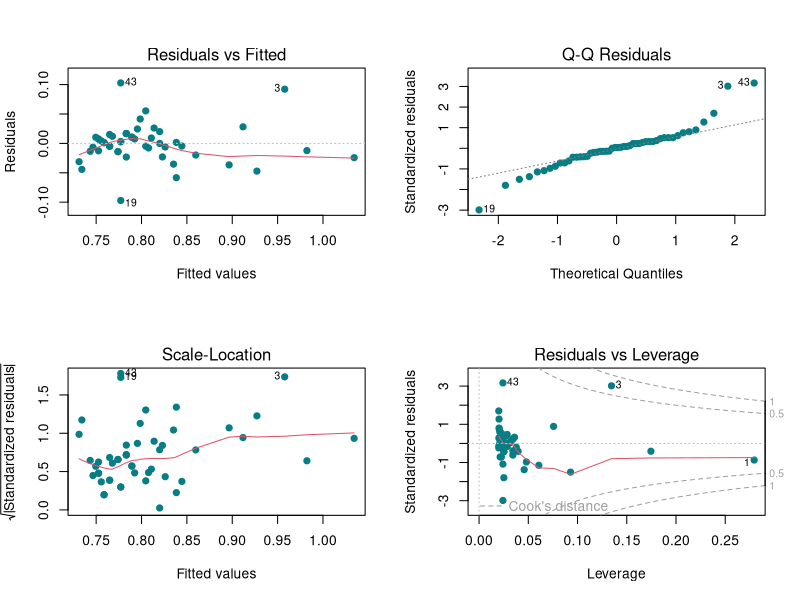
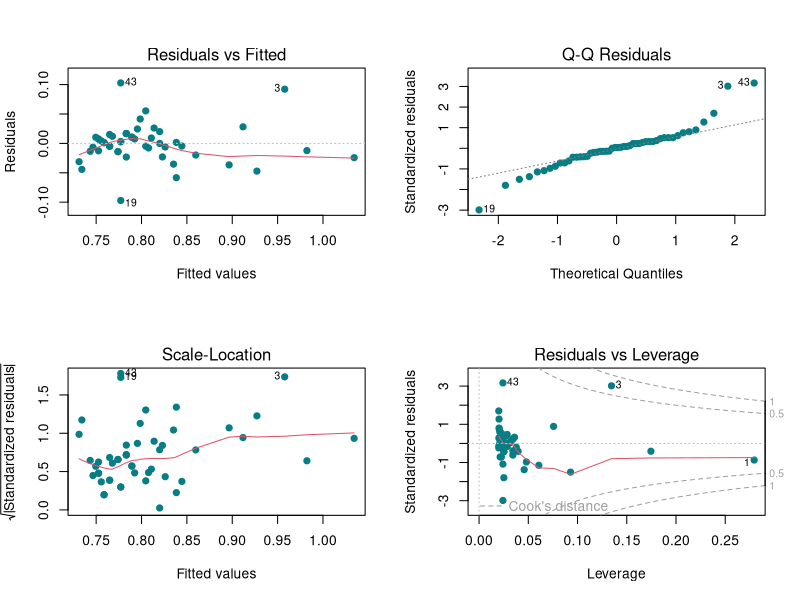
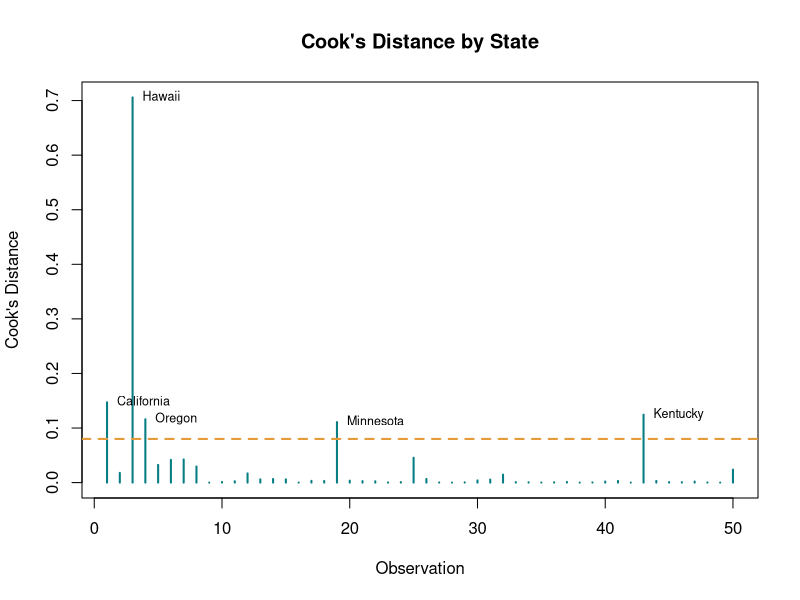
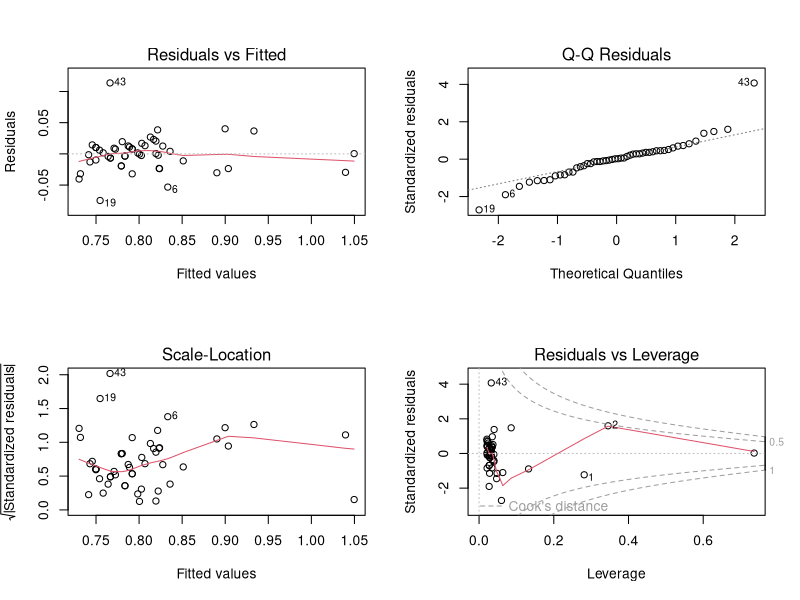

Source code (R) for these figures, in order:

# =============================================================================
# Project: Oil and Gasoline Price Analysis in 2026
# Script:  03_regression_anova.R
# Authors: 
#
# Purpose:
#   Examine the factors associated with gasoline price increases using
#   linear regression, ANOVA, statistical inference, model comparison,
#   regression diagnostics, and sensitivity analysis.
#
# Note:
#   Run 01_data_cleaning.R before executing this script.
# =============================================================================


# 1. Load required libraries 

library(lmtest)
library(sandwich)
library(car)


# 2. Import cleaned dataset 

states <- read.csv("data/cleaned/states.csv")

# Convert categorical variables into factors
states$region  <- factor(states$region)
states$coastal <- factor(states$coastal)


# 3. Simple linear regression 

# Examine whether higher pre-war gasoline prices are associated
# with larger dollar increases.

base <- lm(
  increase ~ prewar,
  data = states
)


# 4. One-way analysis of variance (ANOVA) 

# Examine whether average gasoline price increases differ across
# the four U.S. regions.

region_only <- aov(
  increase ~ region,
  data = states
)


# 5. Multiple linear regression 

# Model 1: Pre-war gasoline price and region
adjusted <- lm(
  increase ~ prewar + region,
  data = states
)

# Model 2: Pre-war gasoline price and pre-war price trend
trend <- lm(
  increase ~ prewar + pre_trend,
  data = states
)

# Model 3: Include geographic characteristics
extended <- lm(
  increase ~ prewar + pre_trend + region + coastal,
  data = states
)

# Model 4: Include all available explanatory variables
full <- lm(
  increase ~ prewar + pre_trend + region + coastal + log_density,
  data = states
)


# 6. Interaction effects 
# Examine whether the relationship between pre-war gasoline prices
# and price increases differs across regions.

interaction <- lm(
  increase ~ prewar * region,
  data = states
)


# 7. Percentage increase regression 

# Examine whether states with higher initial gasoline prices
# experienced larger or smaller percentage increases.

percent <- lm(
  pct ~ prewar,
  data = states
)


# 8. Regression results and statistical inference 
# Organize regression models by name
models <- list(
  "Simple Linear Regression" = base,
  "Region-Adjusted Model"    = adjusted,
  "Pre-War Trend Model"       = trend,
  "Extended Model"           = extended,
  "Full Model"               = full,
  "Interaction Model"        = interaction,
  "Percentage Change Model"  = percent
)

# Display model summaries, confidence intervals,
# and heteroskedasticity-robust coefficient tests.

for (model_name in names(models)) {
  
  fit <- models[[model_name]]
  
  cat("\n============================================================\n")
  cat(model_name, "\n")
  cat("============================================================\n")
  
  # Regression summary
  cat("\nRegression Summary\n")
  print(summary(fit))
  
  # Standard 95% confidence intervals
  cat("\n95% Confidence Intervals\n")
  print(confint(fit, level = 0.95))
  
  # HC3 heteroskedasticity-robust standard errors
  robust_cov <- vcovHC(fit, type = "HC3")
  
  cat("\nRobust Coefficient Tests (HC3)\n")
  print(coeftest(fit, vcov. = robust_cov))
  
  # Robust 95% confidence intervals
  cat("\nRobust 95% Confidence Intervals (HC3)\n")
  print(coefci(fit, vcov. = robust_cov, level = 0.95))
}


# 9. Regional differences and hypothesis testing

# H0: Mean gasoline price increases are equal across all regions.
# H1: At least one regional mean is different.

# Classical one-way ANOVA
cat("\nOne-Way ANOVA\n")
print(anova(region_only))

# Brown-Forsythe test for equality of regional variances
cat("\nBrown-Forsythe Test\n")

variance_test <- leveneTest(
  increase ~ region,
  data = states,
  center = median
)

print(variance_test)

# Welch's ANOVA: does not assume equal regional variances
cat("\nWelch's ANOVA\n")

welch_anova <- oneway.test(
  increase ~ region,
  data = states,
  var.equal = FALSE
)

print(welch_anova)


# 10. Post-hoc regional comparisons 

# Pairwise Welch t-tests with Holm correction
cat("\nPairwise Welch Tests with Holm Adjustment\n")

pairwise_results <- pairwise.t.test(
  x = states$increase,
  g = states$region,
  p.adjust.method = "holm",
  pool.sd = FALSE
)

print(pairwise_results)

# Classical Tukey HSD for comparison
cat("\nTukey's HSD Test\n")

tukey_results <- TukeyHSD(
  region_only,
  conf.level = 0.95
)

print(tukey_results)


# 11. Nested model comparisons 

# Test whether region improves the simple regression model
cat("\nModel Comparison: Baseline vs. Region-Adjusted\n")
print(anova(base, adjusted))

# Test whether the interaction between gasoline price and region
# significantly improves the adjusted model
cat("\nModel Comparison: Adjusted vs. Interaction\n")
print(anova(adjusted, interaction))


# 12. Overall regression model comparison 

# Compare models that use dollar increase as the response.
# The percentage change model is excluded because its response differs.

comparison_models <- list(
  "Baseline"        = base,
  "Region-Adjusted" = adjusted,
  "Pre-War Trend"   = trend,
  "Extended"        = extended,
  "Full"            = full,
  "Interaction"     = interaction
)

model_comparison <- data.frame(
  Model = names(comparison_models),
  
  R_Squared = sapply(
    comparison_models,
    function(fit) summary(fit)$r.squared
  ),
  
  Adjusted_R_Squared = sapply(
    comparison_models,
    function(fit) summary(fit)$adj.r.squared
  ),
  
  Residual_SE = sapply(
    comparison_models,
    function(fit) summary(fit)$sigma
  ),
  
  AIC = sapply(comparison_models, AIC),
  
  BIC = sapply(comparison_models, BIC)
)

# Round numerical results for readability
model_comparison[, -1] <- round(model_comparison[, -1], 4)

rownames(model_comparison) <- NULL

cat("\nRegression Model Comparison\n")
print(model_comparison)


# 13. Multicollinearity assessment 
# Examine predictor overlap using variance inflation factors.
# For multi-level factors, car reports generalized VIF values.

cat("\nVariance Inflation Factors - Full Model\n")

vif_results <- vif(full)

print(vif_results)


# 14. Regression assumption tests 

# Shapiro-Wilk test for normality of residuals
cat("\nShapiro-Wilk Normality Test\n")

normality_test <- shapiro.test(
  residuals(base)
)

print(normality_test)

# Breusch-Pagan test for constant error variance
cat("\nBreusch-Pagan Test\n")

variance_assumption <- bptest(base)

print(variance_assumption)


# 15. Influential observations 
# Calculate Cook's distance for each state
states$cooks_d <- cooks.distance(base)

# Screening threshold for potentially influential observations
cooks_threshold <- 4 / nrow(states)

# Rank states by Cook's distance
influence_ranking <- states[
  order(-states$cooks_d),
  c("state", "region", "cooks_d")
]

cat("\nCook's Distance Ranking\n")
print(influence_ranking)

# Identify potentially influential states
influential_states <- states[
  states$cooks_d > cooks_threshold,
  c("state", "region", "increase", "prewar", "cooks_d")
]

cat("\nPotentially Influential States\n")
print(influential_states)


# 16. Sensitivity analysis 

# Refit the baseline model without potentially influential states.
# This is a sensitivity check, not a permanent removal of observations.

sensitivity <- lm(
  increase ~ prewar,
  data = states,
  subset = cooks_d <= cooks_threshold
)

cat("\nSensitivity Analysis\n")
print(summary(sensitivity))

# Compare the original and sensitivity models
sensitivity_comparison <- data.frame(
  Model = c("Original Model", "Sensitivity Model"),
  
  Observations = c(
    nobs(base),
    nobs(sensitivity)
  ),
  
  Intercept = c(
    coef(base)[1],
    coef(sensitivity)[1]
  ),
  
  Prewar_Coefficient = c(
    coef(base)[2],
    coef(sensitivity)[2]
  ),
  
  R_Squared = c(
    summary(base)$r.squared,
    summary(sensitivity)$r.squared
  ),
  
  Adjusted_R_Squared = c(
    summary(base)$adj.r.squared,
    summary(sensitivity)$adj.r.squared
  )
)

sensitivity_comparison[, -1] <- round(
  sensitivity_comparison[, -1],
  4
)

cat("\nSensitivity Model Comparison\n")
print(sensitivity_comparison)


# 17. Regression diagnostic plots 

dir.create("figures", showWarnings = FALSE)

# Display the four standard regression diagnostic plots
old_par <- par(mfrow = c(2, 2))

plot(
  base,
  which = c(1, 2, 3, 5),
  col = "#087E84",
  pch = 19
)

par(old_par)

# Export the diagnostic plots in high resolution
png(
  filename = "figures/R_diagnostics.png",
  width = 12,
  height = 9,
  units = "in",
  res = 300,
  bg = "white"
)

par(mfrow = c(2, 2))

plot(
  base,
  which = c(1, 2, 3, 5),
  col = "#087E84",
  pch = 19
)

dev.off()


# 18. Cook's distance visualization 

png(
  filename = "figures/R_cooks_distance.png",
  width = 12,
  height = 7,
  units = "in",
  res = 300,
  bg = "white"
)

plot(
  states$cooks_d,
  type = "h",
  lwd = 2,
  col = "#087E84",
  main = "Cook's Distance by State",
  xlab = "Observation",
  ylab = "Cook's Distance"
)

# Add the screening threshold
abline(
  h = cooks_threshold,
  col = "#E59B39",
  lty = 2,
  lwd = 2
)

# Label potentially influential observations
influential_index <- which(
  states$cooks_d > cooks_threshold
)

text(
  x = influential_index,
  y = states$cooks_d[influential_index],
  labels = states$state[influential_index],
  pos = 4,
  cex = 0.75,
  xpd = TRUE
)

dev.off()


# 19. Export statistical results 

dir.create(
  "data/cleaned",
  recursive = TRUE,
  showWarnings = FALSE
)

write.csv(
  model_comparison,
  "data/cleaned/model_comparison.csv",
  row.names = FALSE
)

write.csv(
  sensitivity_comparison,
  "data/cleaned/sensitivity_comparison.csv",
  row.names = FALSE
)

write.csv(
  influence_ranking,
  "data/cleaned/influence_ranking.csv",
  row.names = FALSE
)


# 20. Statistical analysis summary 

cat("\nRegression and ANOVA Summary\n")
cat("--------------------------------------------------\n")

cat("Number of states:          ", nrow(states), "\n")
cat("Regression models fitted:  ", length(models), "\n")

cat(
  "Baseline R-squared:        ",
  round(summary(base)$r.squared, 4), "\n"
)

cat(
  "Baseline Adjusted R-squared:",
  round(summary(base)$adj.r.squared, 4), "\n"
)

cat(
  "Welch ANOVA p-value:       ",
  round(welch_anova$p.value, 6), "\n"
)

cat(
  "Influential observations:  ",
  nrow(influential_states), "\n"
)

cat("--------------------------------------------------\n")
cat("Regression and ANOVA completed successfully.\n")

# 21. Final model audit and regional sensitivity
final_model <- trend
print(summary(final_model))
print(lmtest::coeftest(final_model, vcov. = sandwich::vcovHC(final_model, type = "HC3")))
print(lmtest::coefci(final_model, vcov. = sandwich::vcovHC(final_model, type = "HC3")))
print(anova(base, trend)); print(anova(trend, extended)); print(anova(extended, full))
robust_joint <- function(fit, pattern) {
  terms <- grep(pattern, names(coef(fit)), value = TRUE)
  stopifnot(length(terms) > 0)
  car::linearHypothesis(fit, paste(terms, "= 0"),
                        vcov. = sandwich::vcovHC(fit, type = "HC3"), test = "F")
}
print(robust_joint(trend, "^pre_trend$"))
print(robust_joint(extended, "^region|^coastal"))
print(robust_joint(interaction, ":"))
print(shapiro.test(residuals(trend))); print(lmtest::bptest(trend))
print(car::vif(trend)); print(lmtest::resettest(trend))
final_cooks <- cooks.distance(trend)
print(states[final_cooks > 4/nrow(states), c("state", "prewar", "pre_trend", "increase")])
final_sensitivity <- lm(increase ~ prewar + pre_trend, states,
                        subset = final_cooks <= 4/nrow(states))
print(summary(final_sensitivity))
print(cbind(Original = coef(trend), Sensitivity = coef(final_sensitivity)))
png("figures/R_trend_model_diagnostics.png", width = 1800, height = 1600, res = 180)
tryCatch({par(mfrow = c(2, 2)); plot(trend)}, finally = dev.off())

states_standard <- states
region_check <- as.character(state.region[match(states$state, state.name)])
region_check[region_check == "North Central"] <- "Midwest"
states_standard$region <- factor(region_check)
for (d in list(original = states, standard = states_standard)) {
  print(aggregate(increase ~ region, d, mean))
  print(summary(aov(increase ~ region, d)))
  print(oneway.test(increase ~ region, d))
  fit <- lm(increase ~ prewar + region, d)
  print(anova(lm(increase ~ prewar, d), fit))
  print(robust_joint(fit, "^region"))
}

# 22. Five-fold comparison of fixed candidate models
set.seed(1)
folds <- sample(rep(1:5, length.out = nrow(states)))
audit_models <- list(Baseline = base, Region_Adjusted = adjusted, Trend = trend,
                     Extended = extended, Full = full, Interaction = interaction)
cv_model <- function(model) {
  predictions <- rep(NA_real_, nrow(states))
  for (fold in 1:5) {
    fit <- lm(formula(model), data = states[folds != fold, ])
    predictions[folds == fold] <- predict(fit, newdata = states[folds == fold, ])
  }
  errors <- states$increase - predictions
  c(RMSE = sqrt(mean(errors^2)), MAE = mean(abs(errors)))
}
cv_results <- as.data.frame(t(sapply(audit_models, cv_model)))
cv_results$Model <- rownames(cv_results)
cv_results <- cv_results[order(cv_results$RMSE), c("Model", "RMSE", "MAE")]
print(cv_results, row.names = FALSE)
write.csv(cv_results, "data/cleaned/group12_cv_results.csv", row.names = FALSE)
cat("\nFINAL GROUP 2 CHECKS COMPLETED\n")
